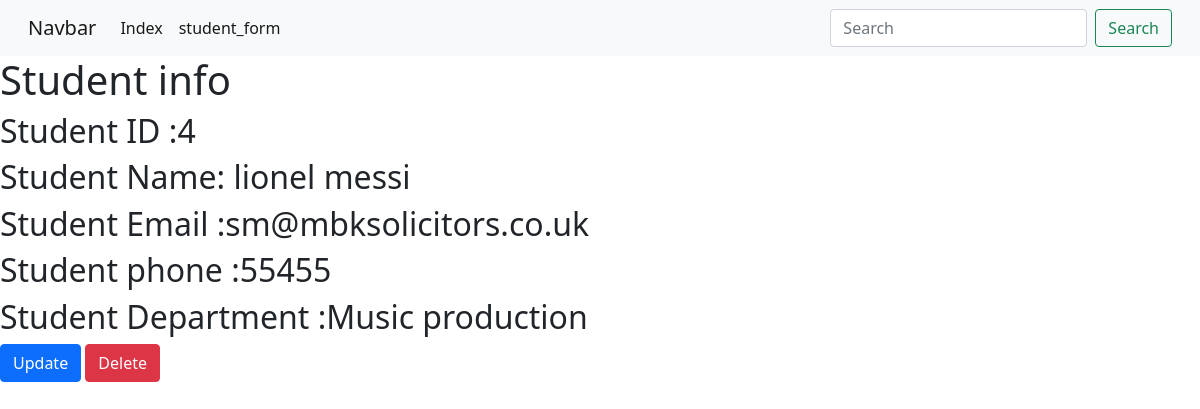
/student_info/4, run on the app's committed database.
### first_app/models.py (models this page shows)
class Student(models.Model):
    first_name= models.CharField(max_length=50, blank=True, null=True)
    Last_name= models.CharField(max_length=50, blank=True, null=True)
    email = models.EmailField()
    phone =models.IntegerField( blank =True,null =True)
    DEPARTMENTS =(
        ('Music production', 'Music Production'),
        ('Software', 'Softwarte'),
        ('Computer Gaming', 'Computer Gaming'),
    )
    department = models.CharField(max_length=100,blank=True, null=True, choices= DEPARTMENTS)
    date_created =models.DateTimeField( auto_now_add=False)

### first_app/views.py (the view)
# urls.py: path('student_info/<int:student_id>', views.student_info, name ='student_info'),
def student_info(request,student_id):
    student_info =Student.objects.get(pk =student_id)
    diction = {'title':'student_info','student_info': student_info}
    return render(request,'first_app/student_info.html',context = diction)

### templates/first_app/student_info.html
{% extends 'first_app/base.html' %}
{% block body_block  %}
<h1>Student info </h1>
<h2>Student ID :{{student_info.id}}</h2>
<h2>Student Name: {{student_info.first_name}}  {{ student_info.Last_name}}</h2>
<h2>Student Email :{{student_info.email}}</h2>
<h2>Student phone :{{student_info.phone}}</h2>
<h2>Student Department :{{student_info.department}}</h2>
<a href="{% url 'first_app:student_update' student_id=student_info.id %}" class="btn btn-primary">Update</a>
<a href="{% url 'first_app:student_delete' student_id=student_info.id %}" class="btn btn-danger">Delete</a>
{% endblock  %}

### data on the page
Student: id "4", first_name "lionel", Last_name "messi", email "sm@mbksolicitors.co.uk", phone "55455", department "Music production"
